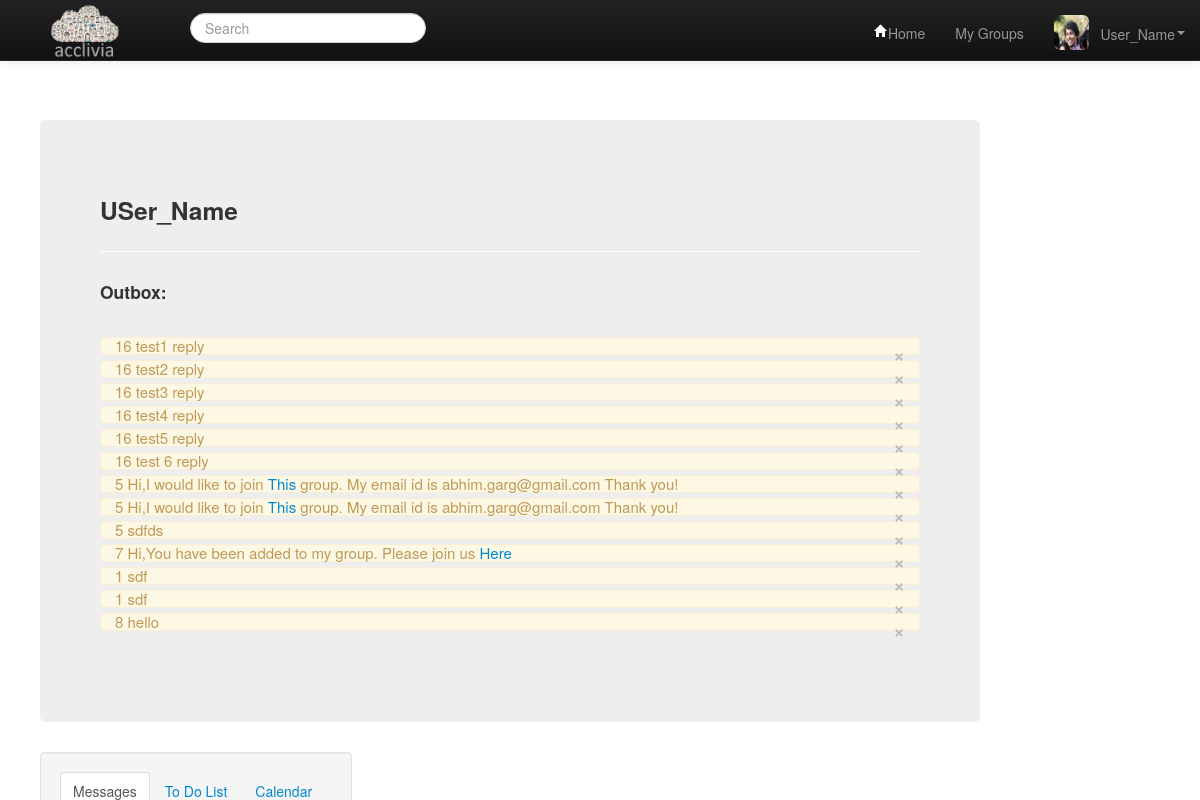
The page /viewall_outbox.php (signed in) on the database its author committed.
### tables this page shows
CREATE TABLE IF NOT EXISTS `message` (
  `message_id` int(11) NOT NULL AUTO_INCREMENT,
  `sender_id` int(100) NOT NULL,
  `receiver_id` int(100) NOT NULL,
  `time` timestamp NOT NULL DEFAULT CURRENT_TIMESTAMP ON UPDATE CURRENT_TIMESTAMP,
  `content` varchar(2000) NOT NULL,
  `read_status` tinyint(1) NOT NULL,
  `receiver_delete` tinyint(4) NOT NULL DEFAULT '0',
  `sender_delete` tinyint(4) NOT NULL DEFAULT '0',
  PRIMARY KEY (`message_id`),
  KEY `sender_id` (`sender_id`,`receiver_id`),
  KEY `receiver_id` (`receiver_id`)
);

### viewall_outbox.php (the view, shortened to what this page needs)
<?php
$user_id  = $_SESSION['user_id'];
?>
<!DOCTYPE html>
<html lang="en">
  <head>
    <link href="assets/css/bootstrap.css" rel="stylesheet">
    <link href="assets/css/bootstrap-fileupload.css" rel="stylesheet">
  </head>
  <body>
    <div class="navbar-wrapper">
      <div class="container">
        <div class="navbar navbar-inverse navbar-fixed-top">
          <div class="navbar-inner" style="max-height:60px;">
            <a class="brand" href="#" style=" margin-top: -50px;"><img src="assets/img/Logo_Final.png" alt="Acclivia" width="170px" height="170px" ></a>
            <div class="nav-collapse collapse" style="padding-top:13px">
              <ul class="nav">
                <form class="form-search pull-left">
                <input type="text" class="search-query" placeholder="Search">
                </form>
              </ul>
              <ul class="nav pull-right">
                <li><a href="#home"><i class="icon-home icon-white"></i>Home</a></li>
                <li><a href="#mygroups">My Groups</a></li>
                <li class="dropdown">
                  <a href="#profile" class="dropdown-toggle" data-toggle="dropdown"><img src="assets/img/dp.jpg" class="img-rounded" style="margin-top:-8px; height:35px; width:35px;"/>&nbsp; &nbsp;User_Name<b class="caret"></b></a>
                </li>
              </ul>
            </div>
          </div>
        </div>
      </div>
    </div>
    <br>
    <br>
    <br>
    <br>
    <br>
    <br>
    <div class="row" style="padding-left:40px;">
      <div class="span12">
        <div class="hero-unit" style="font-size: 15px; line-height: 0px;">
          <h3>USer_Name</h3>
          <hr>
          <form class="form-inline">
              <label>
              <h4><a id="livedocs" style="color:inherit;">Outbox:</a></h4>
              </label>
          </form>
          <table class="table table-hover">
                      <?php
                     $result = mysql_query("SELECT * FROM message WHERE sender_id = '$user_id' and sender_delete=0 ORDER BY time DESC" ) or die (mysql_error());
                     if (mysql_num_rows($result)>0){
                        while($row = mysql_fetch_array($result)){
                          ?>
                    <tr>
                      <div class="alert" style="margin-bottom: 5px;">
                         <button type="button" class="close" data-dismiss="alert" onClick="deleteme(<?php echo $row['message_id']?>)" >&times;</button>
                         <?php echo $row['receiver_id']?>
                         <?php echo $row['content']?>
                      </div>
                    </tr>
                          <?php
                        }
                    }
                    ?>
          </table>
        </div>
      </div>
      <div class="span3">
          <div class="well sidebar-nav" data-spy="affix">
            <div class="tabbable">
                <ul class="nav nav-tabs">
                  <li class="active"><a href="#pane1" data-toggle="tab">Messages</a></li>
                  <li><a href="#pane2" data-toggle="tab">To Do List</a></li>
                  <li><a href="#pane3" data-toggle="tab">Calendar</a></li>
                </ul>
              </div>
          </div>
      </div>
    </div>
  </body>
</html>

### rows shown on the page
message: receiver "16", content "test1 reply"
message: receiver "16", content "test2 reply"
message: receiver "16", content "test3 reply"
message: receiver "16", content "test4 reply"
message: receiver "16", content "test5 reply"
message: receiver "16", content "test 6 reply"
message: receiver "5", content "Hi,I would like to join This group. My email id is abhim.garg@gmail.com Thank you!"
message: receiver "5", content "Hi,I would like to join This group. My email id is abhim.garg@gmail.com Thank you!"
message: receiver "5", content "sdfds"
message: receiver "7", content "Hi,You have been added to my group. Please join us Here"
message: receiver "1", content "sdf"
message: receiver "1", content "sdf"
message: receiver "8", content "hello"
